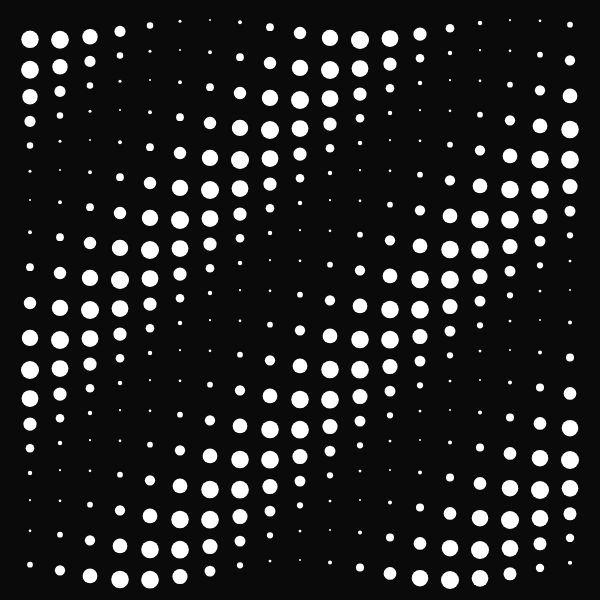
Frame 1 (no input)
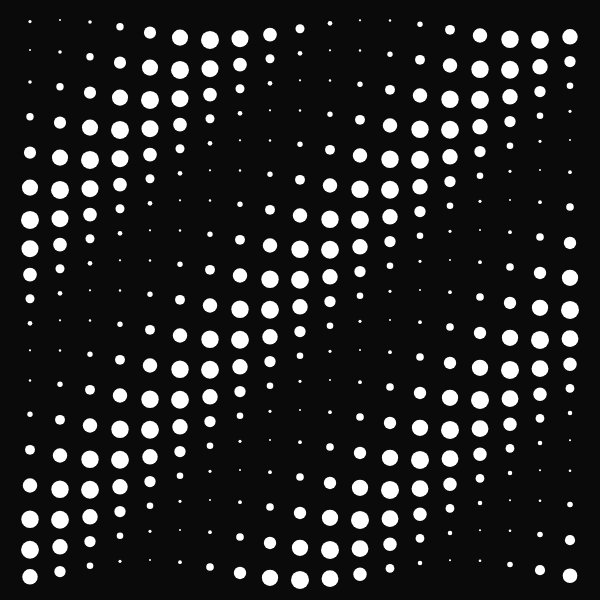
Frame 60 (no input)
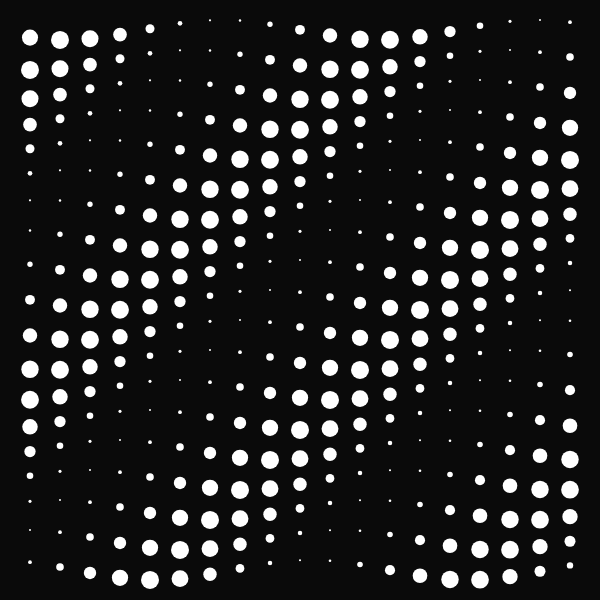
Frame 120 (the mouse pressed at the canvas centre since frame 60)

The p5.js sketch that drew these frames (run headless with seeded random() and noise() and a simulated clock; from frame 60 on, the mouse is pressed at the canvas centre):

// p5.js sketch
// ── sketch.js
let t = 0;

function setup() {
  createCanvas(600, 600);
}

function draw() {
  background(10);

  noStroke();

  for (let x = 30; x < width; x += 30) {

    for (let y = 30; y < height; y += 30) {

      let wave =
        sin(x * 0.02 + y * 0.02 + t) * 10;

      let size =
        10 + sin(x * 0.02 + y * 0.02 + t) * 8;

      fill(255);

      circle(
        x,
        y + wave,
        size
      );

    }

  }

  t += 0.05;
}
